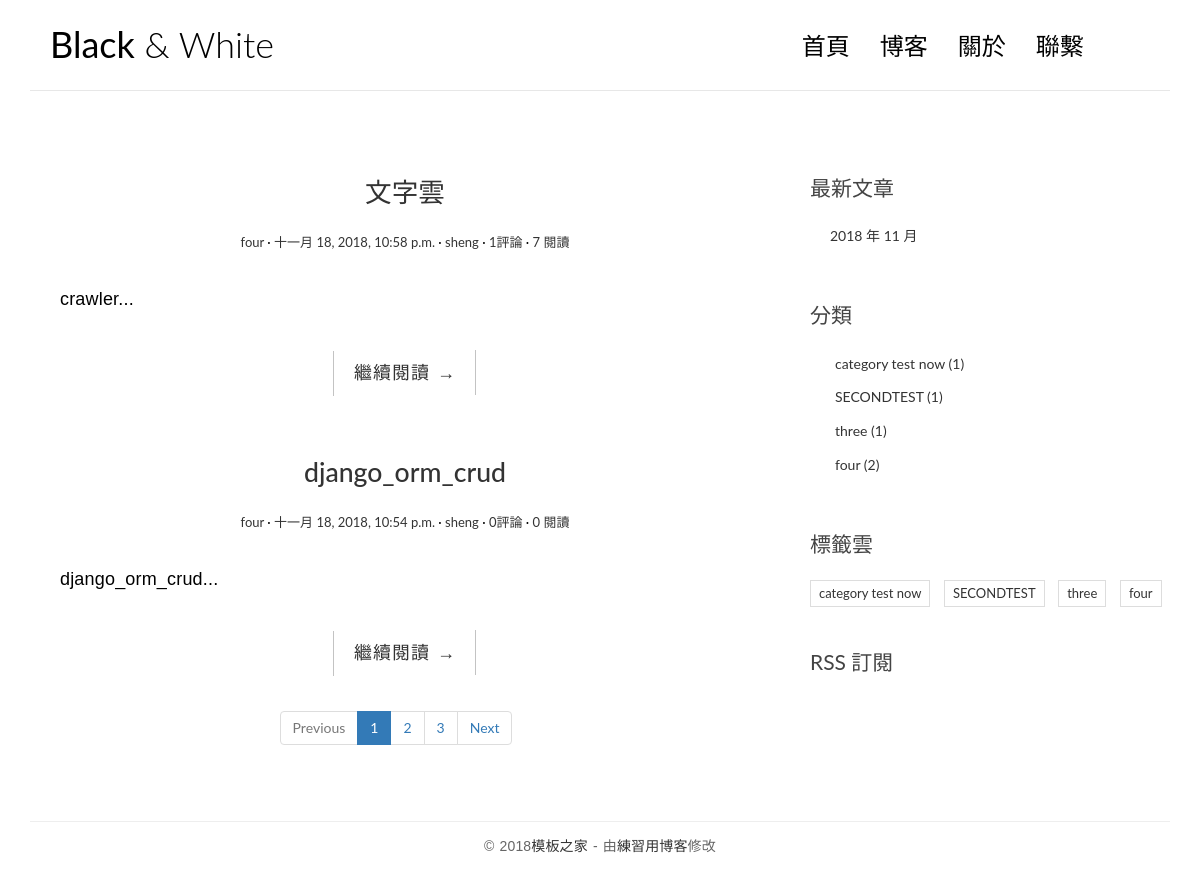
The page / on the database its author committed.
### blog/models.py (models this page shows, shortened)
class Post(models.Model):
    views = models.PositiveIntegerField(default=0)
    created_time = models.DateTimeField()
    title = models.CharField(max_length=70)
    body = models.TextField()
    created_time = models.DateTimeField()
    modified_time = models.DateTimeField()
    excerpt = models.CharField(max_length=200, blank=True)
    category = models.ForeignKey(Category, on_delete=models.CASCADE)
    tags = models.ManyToManyField(Tag, blank=True)
    author = models.ForeignKey(User, on_delete=models.CASCADE)
    def get_absolute_url(self):
        return reverse('blog:detail', kwargs={'pk': self.pk})
    class Meta:
        ordering = ['-created_time']

class Category(models.Model):
    name = models.CharField(max_length=100)

### blog/views.py (the view)
# urls.py: path('', views.IndexView.as_view(), name='index'),
class IndexView(ListView):
    model = Post
    template_name = 'blog/index.html'
    context_object_name = 'post_list'
    paginate_by = 2
    def get_queryset(self):
      return  super(IndexView, self).get_queryset().order_by('-created_time')

### blog/templatetags/blog_tags.py (called while the page is built)
@register.simple_tag
def archives():
    return Post.objects.dates('created_time', 'month', order='DESC')

@register.simple_tag
def get_categories():
    return Category.objects.annotate(num_posts=Count('post')).filter(num_posts__gt=0)

### blog/templates/blog/index.html (shortened to what this page needs)
{% extends 'blog/base.html' %}
{% block main %}
    {% for post in post_list %}
        <article class="post post-{{ post.pk }}">
            <header class="entry-header">
                <h1 class="entry-title">
                    <a href="{{ post.get_absolute_url }}">{{ post.title }}</a>
                </h1>
                <div class="entry-meta">
                    <span class="post-category"><a href="#">{{ post.category.name }}</a></span>
                    <span class="post-date"><a href="#"><time class="entry-date"
                                                              datetime="{{ post.created_time }}">{{ post.created_time }}</time></a></span>
                    <span class="post-author"><a href="#">{{ post.author }}</a></span>
                    <span class="comments-link"><a href="#">{{ post.comment_set.count }}評論</a></span>
                    <span class="views-count"><a href="{{ post.get_absolute_url }}">{{ post.views }} 閱讀</a></span>
                </div>
            </header>
            <div class="entry-content clearfix">
                <p>{{ post.excerpt }}...</p>
                <div class="read-more cl-effect-14">
                    <a href="{{ post.get_absolute_url }}" class="more-link">繼續閱讀 <span class="meta-nav">→</span></a>
                </div>
            </div>
        </article>
    {% empty %}
        <div class="no-post">無文章！</div>
    {% endfor %}
{% if is_paginated %}
    <center>
         <ul class="pagination">
            {% if page_obj.has_previous %}
                <li class="page-item">
                    <a class="page-link" href="?page={{ page_obj.previous_page_number }}">Previous</a>
                </li>
            {% else %}
                <li class="page-item disabled">
                    <a class="page-link">Previous</a>
                </li>
            {% endif %}
            {% for i in paginator.page_range %}
                  {% if page_obj.number == i %}
                <li class="page-item active">
                    <a class="page-link"> {{ i }}
                    <span class="sr-only">(current)</span></a>
                </li>
                 {% else %}
                <li class="page-item">
                    <a class="page-link" href="?page={{ i }}">{{ i }}</a>
                </li>
                 {% endif %}
            {% endfor %}
            {% if page_obj.has_next %}
                <li class="page-item">
                    <a class="page-link" href="?page={{ page_obj.next_page_number }}">Next</a>
                </li>
            {% else %}
                <li class="page-item disabled">
                    <a class="page-link">Next</a>
                </li>
            {% endif %}
        </ul>
    </center>
{% endif %}
{% endblock main %}

### blog/templates/blog/base.html (shortened to what this page needs)
{% load staticfiles %}
{% load blog_tags %}
<!DOCTYPE html>
<html>
<head>
    <link rel="stylesheet" href="http://code.ionicframework.com/ionicons/2.0.1/css/ionicons.min.css">
    <link rel="stylesheet" href="{% static 'blog/css/bootstrap.min.css' %}">
    <link rel="stylesheet" href="{% static 'blog/css/pace.css' %}">
    <link rel="stylesheet" href="{% static 'blog/css/custom.css' %}">
    <link rel="stylesheet" href="{% static 'blog/css/highlights/github.css' %}">
</head>
<body>
<div class="container">
    <header id="site-header">
        <div class="row">
            <div class="col-md-4 col-sm-5 col-xs-8">
                <div class="logo">
                    <h1><a href="{% url 'blog:index' %}"><b>Black</b> &amp; White</a></h1>
                </div>
            </div>
            <div class="col-md-8 col-sm-7 col-xs-4">
                <nav class="main-nav" role="navigation">
                    <div class="collapse navbar-collapse" id="bs-example-navbar-collapse-1">
                        <ul class="nav navbar-nav navbar-right">
                            <li class="cl-effect-11"><a href="{% url 'blog:index' %}" data-hover="首頁">首頁</a></li>
                            <li class="cl-effect-11"><a href="full-width.html" data-hover="博客">博客</a></li>
                            <li class="cl-effect-11"><a href="about.html" data-hover="關於">關於</a></li>
                            <li class="cl-effect-11"><a href="contact.html" data-hover="聯繫">聯繫</a></li>
                        </ul>
                    </div>
                </nav>
            </div>
        </div>
    </header>
</div>
<div class="content-body">
    <div class="container">
        <div class="row">
            <main class="col-md-8">
                {% block main %}
                {% endblock main %}
            </main>
            <aside class="col-md-4">
                <div class="widget widget-recent-posts">
                    <h3 class="widget-title">最新文章</h3>
                    {% archives as date_list %}
                  <ul>
                    {% for date in date_list %}
                    <li>
                      <a href="{% url 'blog:archives' date.year date.month %}">{{ date.year }} 年 {{ date.month }} 月</a>
                    </li>
                    {% empty %}
                    暫無檔案！
                    {% endfor %}
                  </ul>
                </div>
                <div class="widget widget-category">
                    <h3 class="widget-title">分類</h3>
                    {% get_categories as category_list %}
                  <ul>
                    {% for category in category_list %}
                    <li>
                      <a href="#">{{ category.name }} <span class="post-count">({{ category.num_posts }})</span></a>
                    </li>
                    {% empty %}
                    暂無分類！
                    {% endfor %}
                  </ul>
                </div>
                <div class="widget widget-tag-cloud">
                    <h3 class="widget-title">標籤雲</h3>
                    <ul>
                    {% for category in category_list %}
                        <li>
                          <a href="{% url 'blog:category' category.pk %}">{{ category.name }}</a>
                        </li>
                    {% endfor %}
                    </ul>
                </div>
                <div class="rss">
                    <a href=""> RSS 訂閱</a>
                </div>
            </aside>
        </div>
    </div>
</div>
<footer id="site-footer">
    <div class="container">
        <div class="row">
            <div class="col-md-12">
                <p class="copyright">&copy 2018<a href="http://www.cssmoban.com/"
                                                        target="_blank" title="模板之家">模板之家</a>
                    - 由<a href="http://zmrenwu.com/" title="網頁模板" target="_blank">練習用博客</a>修改
                </p>
            </div>
        </div>
    </div>
</footer>
</body>
</html>

### blog/static/blog/css/custom.css (style rules this page uses)
* { outline: none; }
h1, h2, h3, h4, h5, h6 { margin-top: 0; }
b { font-weight: 400; }
a { color: #333; }
body { color: #444; font-family: 'Lato', sans-serif; }
p { font-family: 'Ubuntu', sans-serif; font-weight: 400; word-spacing: 1px; letter-spacing: 0.01em; }
#site-header { background-color: #FFF; padding: 25px 20px; margin-bottom: 40px; border-bottom: 1px solid #e7e7e7; }
.logo h1 a { color: #000; }
.logo h1 { margin: 0; font-family: 'Lato', sans-serif; font-weight: 300; }
.main-nav { margin-top: 11px; max-width: 95%; }
.main-nav a { color: #000000 !important; padding: 0 0 5px 0 !important; margin-right: 30px; font-family: 'Lato', sans-serif; font-weight: 300; font-size: 24px; }
.cl-effect-11 a { padding: 10px 0; color: #0972b4; text-shadow: none; }
.cl-effect-11 a::before { position: absolute; top: 0; left: 0; overflow: hidden; padding: 0 0 5px 0 !important; max-width: 0; border-bottom: 1px solid #000; color: #000; content: attr(data-hover); white-space: nowrap; -webkit-transition: max-width 0.5s; -moz-transition: max-width 0.5s; transition: max-width 0.5s; }
.content-body { padding-bottom: 4em; }
.post { background: #fff; padding: 30px 30px 0; }
.entry-title { text-align: center; font-size: 1.9em; margin-bottom: 20px; line-height: 1.6; padding: 10px 20px 0; }
.entry-meta { text-align: center; color: #DDDDDD; font-size: 13px; margin-bottom: 30px; }
.entry-content { font-size: 18px; line-height: 1.9; font-weight: 300; color: #000; }
.post-category::after, .post-date::after, .post-author::after, .comments-link::after { content: ' ·'; color: #000; }
.read-more { font-family: 'Ubuntu', sans-serif; font-weight: 400; word-spacing: 1px; letter-spacing: 0.01em; text-align: center; margin-top: 20px; }
.cl-effect-14 a { padding: 0 20px; height: 45px; line-height: 45px; position: relative; display: inline-block; margin: 15px 25px; letter-spacing: 1px; font-weight: 400; text-shadow: 0 0 1px rgba(255, 255, 255, 0.3); }
.cl-effect-14 a::before, .cl-effect-14 a::after { position: absolute; width: 45px; height: 1px; background: #C3C3C3; content: ''; -webkit-transition: all 0.3s; -moz-transition: all 0.3s; transition: all 0.3s; pointer-events: none; }
.cl-effect-14 a::before { top: 0; left: 0; -webkit-transform: rotate(90deg); -moz-transform: rotate(90deg); transform: rotate(90deg); -webkit-transform-origin: 0 0; -moz-transform-origin: 0 0; transform-origin: 0 0; }
.cl-effect-14 a::after { right: 0; bottom: 0; -webkit-transform: rotate(90deg); -moz-transform: rotate(90deg); transform: rotate(90deg); -webkit-transform-origin: 100% 0; -moz-transform-origin: 100% 0; transform-origin: 100% 0; }
.widget { background: #fff; padding: 30px 0 0; }
.widget-title { font-size: 1.5em; margin-bottom: 20px; line-height: 1.6; padding: 10px 0 0; font-weight: 400; }
.widget-recent-posts ul { padding: 0; margin: 0; padding-left: 20px; }
.widget-recent-posts ul li { list-style-type: none; position: relative; line-height: 170%; margin-bottom: 10px; }
.widget-recent-posts ul li::before { content: '\f3d3'; font-family: "Ionicons"; position: absolute; left: -17px; top: 3px; font-size: 16px; color: #000; }
.widget-category ul { padding: 0; margin: 0; padding-left: 25px; }
.widget-category ul li { list-style-type: none; position: relative; line-height: 170%; margin-bottom: 10px; }
.widget-category ul li::before { content: '\f3fe'; font-family: "Ionicons"; position: absolute; left: -25px; top: 1px; font-size: 18px; color: #000; }
.widget-tag-cloud ul { padding: 0; margin: 0; margin-right: -10px; }
.widget-tag-cloud ul li { list-style-type: none; font-size: 13px; display: inline-block; margin-right: 10px; margin-bottom: 10px; padding: 3px 8px; border: 1px solid #ddd; }
.rss { font-size: 21px; margin-top: 30px; }
.rss a { color: #444; }
#site-footer { padding-top: 10px; padding: 0 0 1.5em 0; }
.copyright { text-align: center; padding-top: 1em; margin: 0; border-top: 1px solid #eee; color: #666; }

### rows shown on the page
Post: title "文字雲", category.name "four", created_time "十一月 18, 2018, 10:58 p.m.", author "sheng", comment_set.count "1", views "7", excerpt "crawler"
Post: title "django_orm_crud", category.name "four", created_time "十一月 18, 2018, 10:54 p.m.", author "sheng", comment_set.count "0", views "0", excerpt "django_orm_crud"
Category: name "category test now", num_posts "1"
Category: name "SECONDTEST", num_posts "1"
Category: name "three", num_posts "1"
Category: name "four", num_posts "2"

### other values the page prints
{{ i }} "1"
{{ i }} "2" "3"
{{ date.year }} "2018"
{{ date.month }} "11"
